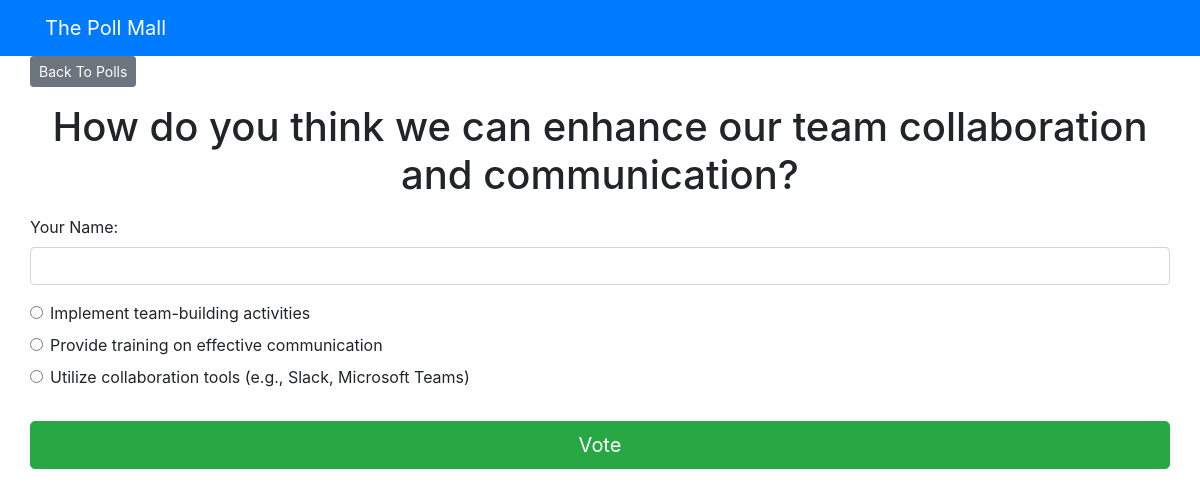
The app's page /pollApp/4/ with its own data.
### pollApp/models.py (models this page shows, shortened)
class Question(models.Model):
    question_text = models.CharField(max_length = 200)
    pub_date = models.DateTimeField('date published')

class Choice(models.Model):
    question = models.ForeignKey(Question, on_delete = models.CASCADE)
    choice_text = models.CharField(max_length = 200)
    votes = models.IntegerField(default = 0)

### pollApp/views.py (the view)
# urls.py: path('<int:question_id>/', views.detail, name = 'detail'),
def detail(request, question_id):
    try:
        question = Question.objects.get(pk = question_id)
    except Question.DoesNotExist:
        raise Http404("Question does not exist")
    return render(request, 'pollApp/detail.html', {'question': question})

### templates/pollApp/detail.html (shortened to what this page needs)
{% extends 'base.html' %}
{% block content %}
<a class="btn btn-secondary btn-sm mb-3" href="{% url 'pollApp:index' %}">Back To Polls</a>
<h1 class="text-center mb-3">{{ question.question_text }}</h1>
<form action="{% url 'pollApp:vote' question.id %}" method="post">
    <div class="form-group">
        <label for="name">Your Name:</label>
        <input type="text" name="name" id="name" class="form-control" required>
    </div>
    {% for choice in question.choice_set.all %}
    <div class="form-check">
        <input type="radio" name="choice" class="form-check-input" id="choice{{ forloop.counter }}"
            value="{{ choice.id }}" />
        <label for="choice{{ forloop.counter }}">{{ choice.choice_text }}</label>
    </div>
    {% endfor %}
    <input type="submit" value="Vote" class="btn btn-success btn-lg btn-block mt-4" />
</form>
{% endblock %}

### records on screen
Question: question_text "How do you think we can enhance our team collaboration and communication?"
Choice: choice_text "Implement team-building activities"
Choice: choice_text "Provide training on effective communication"
Choice: choice_text "Utilize collaboration tools (e.g., Slack, Microsoft Teams)"
